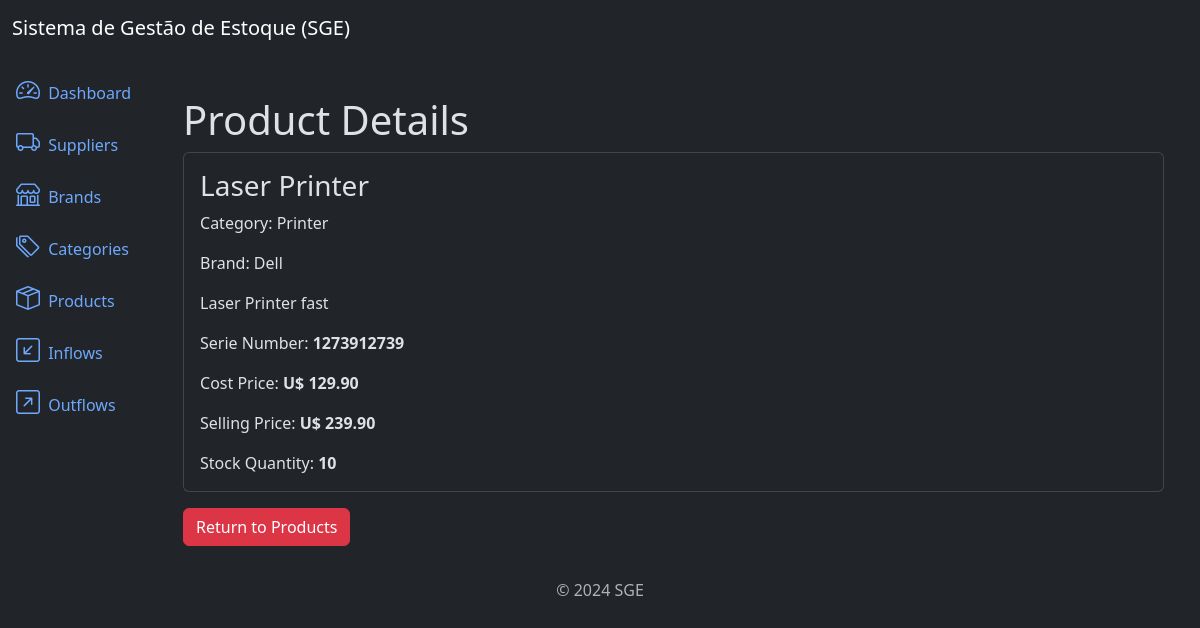
Page /products/1/detail/ on the committed database.
### products/models.py (models this page shows, shortened)
class Product(models.Model):
    title = models.CharField(max_length=500)
    category = models.ForeignKey(Category, on_delete=models.PROTECT, related_name='products')  # Protect block to delete a category that has 1 prod
    brand = models.ForeignKey(Brand, on_delete=models.PROTECT, related_name="products")
    description = models.TextField(null=True, blank=True)
    serie_number = models.CharField(max_length=200, null=True, blank=True)
    cost_price = models.DecimalField(max_digits=20, decimal_places=2)
    selling_price = models.DecimalField(max_digits=20, decimal_places=2)
    quantity = models.IntegerField(default=0)
    created_at = models.DateTimeField(auto_now_add=True)
    updated_at = models.DateTimeField(auto_now=True)
    class Meta:
        ordering = ['title']

### categories/models.py (models this page shows)
class Category(models.Model):
    name = models.CharField(max_length=500)
    description = models.TextField(null=True, blank=True)
    created_at = models.DateTimeField(auto_now_add=True)
    updated_at = models.DateTimeField(auto_now=True)
    class Meta:
        ordering = ['name']
    def __str__(self):
        return self.name

### brands/models.py (models this page shows)
class Brand(models.Model):
    name = models.CharField(max_length=500)
    description = models.TextField(null=True, blank=True)
    created_at = models.DateTimeField(auto_now_add=True)
    updated_at = models.DateTimeField(auto_now=True)
    class Meta:
        ordering = ['name']
    def __str__(self):
        return self.name

### products/views.py (the view)
# urls.py: path('products/<int:pk>/detail/', views.ProductDetailView.as_view(), name='product_detail'),
class ProductDetailView(DetailView):
    model = models.Product
    template_name = 'product_detail.html'
    context_object_name = 'product'

### products/templates/product_detail.html
{% extends 'base.html'%}
{% block content %}
    <div class="container mt-4">
        <h3 class="display-6">Product Details</h3>
        <div class="card">
            <div class="card-body">
                <h3 class="card-title"> {{ product.title }} </h3>
                <p class="card-text">Category: {{ product.category }} </p>
                <p class="card-text">Brand: {{ product.brand }} </p>
                <p class="card-text"> {{ product.description }} </p>
                <p class="card-text">Serie Number: <strong> {{ product.serie_number }} </strong> </p>
                <p class="card-text">Cost Price: <strong>U$ {{ product.cost_price }} </strong> </p>
                <p class="card-text">Selling Price: <strong>U$ {{ product.selling_price }} </strong> </p>
                <p class="card-text">Stock Quantity: <strong> {{ product.quantity }} </strong> </p>
            </div>
        </div>
        <a href="{% url 'product_list' %}" class="btn btn-danger mt-3">Return to Products</a>
    </div>
{% endblock %}

### rows in the picture
Product: title "Laser Printer", category "Printer", brand "Dell", description "Laser Printer fast", serie_number "1273912739", cost_price "129.90", selling_price "239.90", quantity "10"
